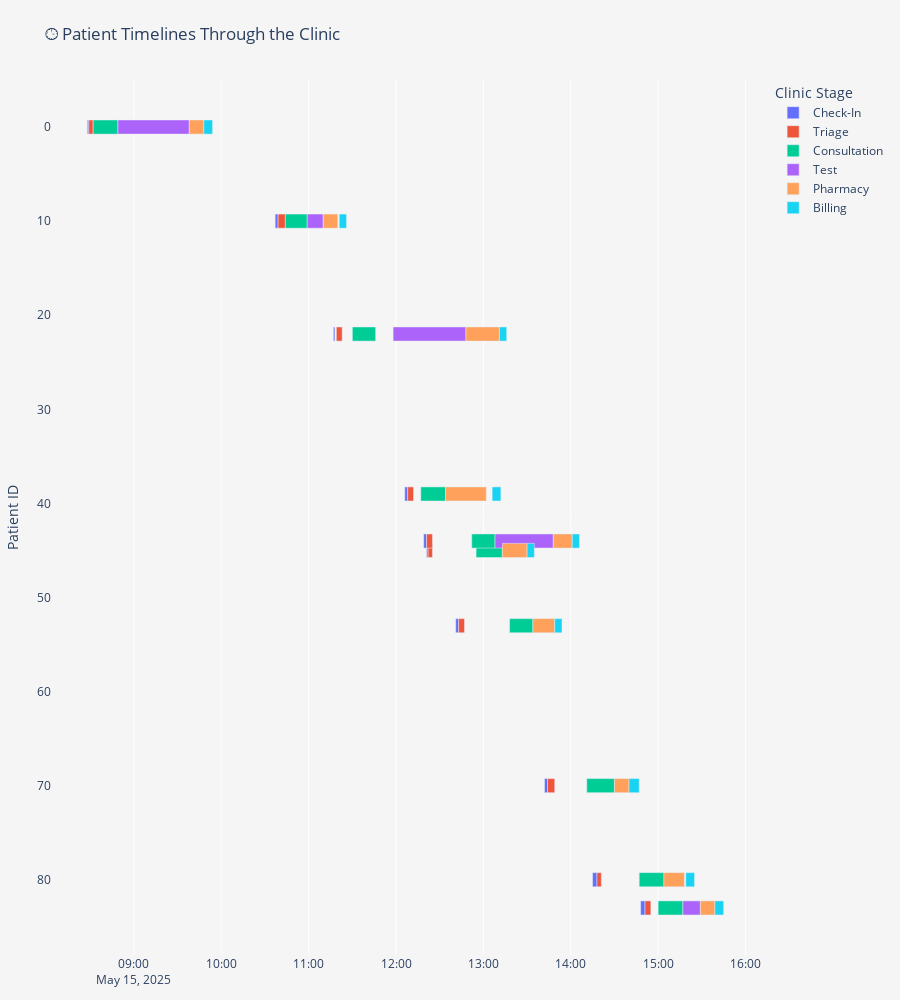

The notebook cell saved with this chart:
### Markdown cell above
### 🕒 Gantt-Style Chart: Patient Timelines Through the Clinic

This Gantt-style visualization shows the flow of 10 randomly sampled patients through various clinic stages on **May 15, 2025**. The stages include:

- Check-In
- Triage
- Consultation
- Test
- Pharmacy
- Billing

Each patient's journey is represented as a horizontal bar, color-coded by stage. The chart helps identify bottlenecks and overlaps in patient processing times.

📊 **Use case**: Visual audit of patient flow, clinic efficiency, and resource allocation.

🔍 **Sample size**: 10 patients  
📅 **Date used**: May 15, 2025  
🎨 **Chart type**: Interactive timeline (Gantt style)

### Code cell
from datetime import datetime, date, time

# Sample size
sample_size = 10
sample_df = patients_df.sample(n=sample_size, random_state=42).copy()

# Define the base date to use
base_date = date(2025, 5, 15)

# Convert all time columns to datetime using the fixed base date
time_cols = [
    'CheckInStart', 'CheckInEnd',
    'TriageIn', 'TriageOut',
    'ConsultationIn', 'ConsultationOut',
    'TestIn', 'TestOut',
    'PrescriptionDropoff', 'PrescriptionCollectionTime',
    'BillingIn', 'BillingOut'
]

# Combine time with base_date to create full datetime
for col in time_cols:
    sample_df[col] = sample_df[col].apply(
        lambda t: datetime.combine(base_date, t) if pd.notnull(t) else pd.NaT
    )

# Create long-form DataFrame for Gantt chart
timeline_data = []
for _, row in sample_df.iterrows():
    pid = row['PatientID']
    timeline_data.extend([
        {'PatientID': pid, 'Stage': 'Check-In', 'Start': row['CheckInStart'], 'End': row['CheckInEnd']},
        {'PatientID': pid, 'Stage': 'Triage', 'Start': row['TriageIn'], 'End': row['TriageOut']},
        {'PatientID': pid, 'Stage': 'Consultation', 'Start': row['ConsultationIn'], 'End': row['ConsultationOut']},
        {'PatientID': pid, 'Stage': 'Test', 'Start': row['TestIn'], 'End': row['TestOut']},
        {'PatientID': pid, 'Stage': 'Pharmacy', 'Start': row['PrescriptionDropoff'], 'End': row['PrescriptionCollectionTime']},
        {'PatientID': pid, 'Stage': 'Billing', 'Start': row['BillingIn'], 'End': row['BillingOut']},
    ])

timeline_df = pd.DataFrame(timeline_data)

# Drop rows with missing start or end times
timeline_df.dropna(subset=['Start', 'End'], inplace=True)

# Plot using Plotly Express
fig = px.timeline(
    timeline_df,
    x_start="Start", x_end="End",
    y="PatientID",
    color="Stage",
    title="🕒 Patient Timelines Through the Clinic",
    labels={"PatientID": "Patient ID", "Stage": "Clinic Stage"},
)

# Uniform and larger bar thickness
fig.update_traces(width=1.5)  # Adjust this value (0.2 to 0.6) to control bar height

# Improve appearance
fig.update_yaxes(autorange="reversed")
fig.update_layout(
    height=1000,
    margin=dict(l=50, r=50, t=80, b=40),
    plot_bgcolor='rgb(245, 245, 245)',
    paper_bgcolor='rgb(245, 245, 245)',
)

fig.show()

### Figure 1 — Plotly figure (JSON) as saved in the notebook; plotly's stock layout.template omitted (floating-point values rounded to 4 significant figures)
{"data": [{"base": ["2025-05-15T14:48:00.000000000", "2025-05-15T12:41:00.000000000", "2025-05-15T13:42:00.000000000", "2025-05-15T12:21:00.000000000", "2025-05-15T12:19:00.000000000", "2025-05-15T12:06:00.000000000", "2025-05-15T11:17:00.000000000", "2025-05-15T14:15:00.000000000", "2025-05-15T10:37:00.000000000", "2025-05-15T08:28:00.000000000"], "hovertemplate": "Clinic Stage=Check-In<br>Start=%{base}<br>End=%{x}<br>Patient ID=%{y}<extra></extra>", "legendgroup": "Check-In", "marker": {"color": "#636efa", "pattern": {"shape": ""}}, "name": "Check-In", "orientation": "h", "showlegend": true, "textposition": "auto", "type": "bar", "width": 1.5, "x": [180000, 120000, 120000, 60000, 120000, 120000, 60000, 180000, 120000, 60000], "xaxis": "x", "y": [83, 53, 70, 45, 44, 39, 22, 80, 10, 0], "yaxis": "y"}, {"base": ["2025-05-15T14:51:00.000000000", "2025-05-15T12:43:00.000000000", "2025-05-15T13:44:00.000000000", "2025-05-15T12:22:00.000000000", "2025-05-15T12:21:00.000000000", "2025-05-15T12:08:00.000000000", "2025-05-15T11:19:00.000000000", "2025-05-15T14:18:00.000000000", "2025-05-15T10:39:00.000000000", "2025-05-15T08:29:00.000000000"], "hovertemplate": "Clinic Stage=Triage<br>Start=%{base}<br>End=%{x}<br>Patient ID=%{y}<extra></extra>", "legendgroup": "Triage", "marker": {"color": "#EF553B", "pattern": {"shape": ""}}, "name": "Triage", "orientation": "h", "showlegend": true, "textposition": "auto", "type": "bar", "width": 1.5, "x": [240000, 240000, 300000, 180000, 240000, 240000, 240000, 180000, 300000, 180000], "xaxis": "x", "y": [83, 53, 70, 45, 44, 39, 22, 80, 10, 0], "yaxis": "y"}, {"base": ["2025-05-15T15:00:00.000000000", "2025-05-15T13:18:00.000000000", "2025-05-15T14:11:00.000000000", "2025-05-15T12:55:00.000000000", "2025-05-15T12:52:00.000000000", "2025-05-15T12:17:00.000000000", "2025-05-15T11:30:00.000000000", "2025-05-15T14:47:00.000000000", "2025-05-15T10:44:00.000000000", "2025-05-15T08:32:00.000000000"], "hovertemplate": "Clinic Stage=Consultation<br>Start=%{base}<br>End=%{x}<br>Patient ID=%{y}<extra></extra>", "legendgroup": "Consultation", "marker": {"color": "#00cc96", "pattern": {"shape": ""}}, "name": "Consultation", "orientation": "h", "showlegend": true, "textposition": "auto", "type": "bar", "width": 1.5, "x": [1020000, 960000, 1140000, 1080000, 960000, 1020000, 960000, 1020000, 900000, 1020000], "xaxis": "x", "y": [83, 53, 70, 45, 44, 39, 22, 80, 10, 0], "yaxis": "y"}, {"base": ["2025-05-15T15:17:00.000000000", "2025-05-15T13:08:00.000000000", "2025-05-15T11:58:00.000000000", "2025-05-15T10:59:00.000000000", "2025-05-15T08:49:00.000000000"], "hovertemplate": "Clinic Stage=Test<br>Start=%{base}<br>End=%{x}<br>Patient ID=%{y}<extra></extra>", "legendgroup": "Test", "marker": {"color": "#ab63fa", "pattern": {"shape": ""}}, "name": "Test", "orientation": "h", "showlegend": true, "textposition": "auto", "type": "bar", "width": 1.5, "x": [720000, 2400000, 3000000, 660000, 2940000], "xaxis": "x", "y": [83, 44, 22, 10, 0], "yaxis": "y"}, {"base": ["2025-05-15T15:29:00.000000000", "2025-05-15T13:34:00.000000000", "2025-05-15T14:30:00.000000000", "2025-05-15T13:13:00.000000000", "2025-05-15T13:48:00.000000000", "2025-05-15T12:34:00.000000000", "2025-05-15T12:48:00.000000000", "2025-05-15T15:04:00.000000000", "2025-05-15T11:10:00.000000000", "2025-05-15T09:38:00.000000000"], "hovertemplate": "Clinic Stage=Pharmacy<br>Start=%{base}<br>End=%{x}<br>Patient ID=%{y}<extra></extra>", "legendgroup": "Pharmacy", "marker": {"color": "#FFA15A", "pattern": {"shape": ""}}, "name": "Pharmacy", "orientation": "h", "showlegend": true, "textposition": "auto", "type": "bar", "width": 1.5, "x": [600000, 900000, 600000, 1020000, 780000, 1680000, 1380000, 840000, 600000, 600000], "xaxis": "x", "y": [83, 53, 70, 45, 44, 39, 22, 80, 10, 0], "yaxis": "y"}, {"base": ["2025-05-15T15:39:00.000000000", "2025-05-15T13:49:00.000000000", "2025-05-15T14:40:00.000000000", "2025-05-15T13:30:00.000000000", "2025-05-15T14:01:00.000000000", "2025-05-15T13:06:00.000000000", "2025-05-15T13:11:00.000000000", "2025-05-15T15:19:00.000000000", "2025-05-15T11:21:00.000000000", "2025-05-15T09:48:00.000000000"], "hovertemplate": "Clinic Stage=Billing<br>Start=%{base}<br>End=%{x}<br>Patient ID=%{y}<extra></extra>", "legendgroup": "Billing", "marker": {"color": "#19d3f3", "pattern": {"shape": ""}}, "name": "Billing", "orientation": "h", "showlegend": true, "textposition": "auto", "type": "bar", "width": 1.5, "x": [360000, 300000, 420000, 300000, 300000, 360000, 300000, 360000, 300000, 360000], "xaxis": "x", "y": [83, 53, 70, 45, 44, 39, 22, 80, 10, 0], "yaxis": "y"}], "layout": {"barmode": "overlay", "height": 1000, "legend": {"title": {"text": "Clinic Stage"}, "tracegroupgap": 0}, "margin": {"b": 40, "l": 50, "r": 50, "t": 80}, "paper_bgcolor": "rgb(245, 245, 245)", "plot_bgcolor": "rgb(245, 245, 245)", "title": {"text": "🕒 Patient Timelines Through the Clinic"}, "xaxis": {"anchor": "y", "domain": [0, 1], "type": "date"}, "yaxis": {"anchor": "x", "autorange": "reversed", "domain": [0, 1], "title": {"text": "Patient ID"}}}}
